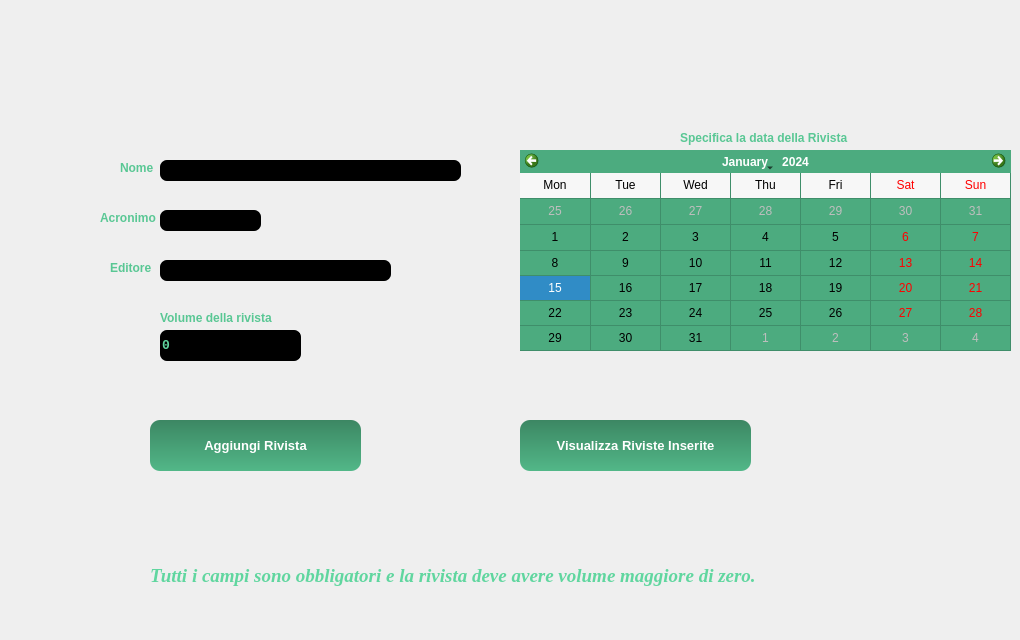
    <widget class="QWidget" name="paginaInsRivista">
     <widget class="QLabel" name="label_32">
      <property name="geometry">
       <rect>
        <x>120</x>
        <y>160</y>
        <width>47</width>
        <height>16</height>
       </rect>
      </property>
      <property name="font">
       <font>
        <family>Tahoma</family>
        <weight>75</weight>
        <bold>true</bold>
       </font>
      </property>
      <property name="styleSheet">
       <string notr="true">color: rgb(89, 199, 148);</string>
      </property>
      <property name="text">
       <string>Nome</string>
      </property>
     </widget>
     <widget class="QLabel" name="label_30">
      <property name="geometry">
       <rect>
        <x>100</x>
        <y>210</y>
        <width>61</width>
        <height>16</height>
       </rect>
      </property>
      <property name="font">
       <font>
        <family>Tahoma</family>
        <weight>75</weight>
        <bold>true</bold>
       </font>
      </property>
      <property name="styleSheet">
       <string notr="true">color: rgb(89, 199, 148);</string>
      </property>
      <property name="text">
       <string>Acronimo</string>
      </property>
     </widget>
     <widget class="QLineEdit" name="campoEditore">
      <property name="geometry">
       <rect>
        <x>160</x>
        <y>260</y>
        <width>231</width>
        <height>21</height>
       </rect>
      </property>
      <property name="font">
       <font>
        <family>Tahoma</family>
        <weight>75</weight>
        <bold>true</bold>
       </font>
      </property>
      <property name="styleSheet">
       <string notr="true">
	color: rgb(96, 214, 159);
	border-radius: 7px;
	background-color: rgb(0, 0, 0);
	color: rgb(103, 231, 171);

</string>
      </property>
     </widget>
     <widget class="QLabel" name="label_31">
      <property name="geometry">
       <rect>
        <x>110</x>
        <y>260</y>
        <width>41</width>
        <height>16</height>
       </rect>
      </property>
      <property name="font">
       <font>
        <family>Tahoma</family>
        <weight>75</weight>
        <bold>true</bold>
       </font>
      </property>
      <property name="styleSheet">
       <string notr="true">color: rgb(89, 199, 148);</string>
      </property>
      <property name="text">
       <string>Editore</string>
      </property>
     </widget>
     <widget class="QLineEdit" name="campoNomeRivista">
      <property name="geometry">
       <rect>
        <x>160</x>
        <y>160</y>
        <width>301</width>
        <height>21</height>
       </rect>
      </property>
      <property name="font">
       <font>
        <family>Tahoma</family>
        <weight>75</weight>
        <bold>true</bold>
       </font>
      </property>
      <property name="styleSheet">
       <string notr="true">
	color: rgb(96, 214, 159);
	border-radius: 7px;
	background-color: rgb(0, 0, 0);
	color: rgb(103, 231, 171);

</string>
      </property>
     </widget>
     <widget class="QLineEdit" name="campoAcronimoRivista">
      <property name="geometry">
       <rect>
        <x>160</x>
        <y>210</y>
        <width>101</width>
        <height>21</height>
       </rect>
      </property>
      <property name="font">
       <font>
        <family>Tahoma</family>
        <weight>75</weight>
        <bold>true</bold>
       </font>
      </property>
      <property name="styleSheet">
       <string notr="true">
	color: rgb(96, 214, 159);
	border-radius: 7px;
	background-color: rgb(0, 0, 0);
	color: rgb(103, 231, 171);

</string>
      </property>
     </widget>
     <widget class="QSpinBox" name="spinBoxVolume">
      <property name="geometry">
       <rect>
        <x>160</x>
        <y>330</y>
        <width>141</width>
        <height>31</height>
       </rect>
      </property>
      <property name="font">
       <font>
        <family>Consolas</family>
        <pointsize>10</pointsize>
        <weight>75</weight>
        <bold>true</bold>
       </font>
      </property>
      <property name="styleSheet">
       <string notr="true">background-color: rgb(0, 0, 0);
color: rgb(96, 214, 159);
border-radius: 7px;
</string>
      </property>
     </widget>
     <widget class="QLabel" name="label_33">
      <property name="geometry">
       <rect>
        <x>160</x>
        <y>310</y>
        <width>121</width>
        <height>16</height>
       </rect>
      </property>
      <property name="font">
       <font>
        <family>Tahoma</family>
        <weight>75</weight>
        <bold>true</bold>
       </font>
      </property>
      <property name="styleSheet">
       <string notr="true">color: rgb(89, 199, 148);</string>
      </property>
      <property name="text">
       <string>Volume della rivista</string>
      </property>
     </widget>
     <widget class="QPushButton" name="bottoneAggiungiRivista">
      <property name="geometry">
       <rect>
        <x>150</x>
        <y>420</y>
        <width>211</width>
        <height>51</height>
       </rect>
      </property>
      <property name="font">
       <font>
        <family>Tahoma</family>
        <pointsize>10</pointsize>
        <weight>75</weight>
        <bold>true</bold>
       </font>
      </property>
      <property name="styleSheet">
       <string notr="true">QPushButton{
	background-color: qlineargradient(spread:pad, x1:1, y1:0, x2:1, y2:1, stop:0 rgba(60, 135, 99, 255), stop:1 rgba(82, 183, 136, 255));
	color: rgb(255, 255, 255);
	border-radius: 10px;
}

QPushButton:hover{
	background-color: rgb(60, 134, 99);
}
QPushButton:pressed {
	background-color: rgb(43, 97, 72);
}
</string>
      </property>
      <property name="text">
       <string>Aggiungi Rivista</string>
      </property>
     </widget>
     <widget class="QPushButton" name="bottoneVisualizzaRiviste">
      <property name="geometry">
       <rect>
        <x>520</x>
        <y>420</y>
        <width>231</width>
        <height>51</height>
       </rect>
      </property>
      <property name="font">
       <font>
        <family>Tahoma</family>
        <pointsize>10</pointsize>
        <weight>75</weight>
        <bold>true</bold>
       </font>
      </property>
      <property name="styleSheet">
       <string notr="true">QPushButton{
	background-color: qlineargradient(spread:pad, x1:1, y1:0, x2:1, y2:1, stop:0 rgba(60, 135, 99, 255), stop:1 rgba(82, 183, 136, 255));
	color: rgb(255, 255, 255);
	border-radius: 10px;
}

QPushButton:hover{
	background-color: rgb(60, 134, 99);
}
QPushButton:pressed {
	background-color: rgb(43, 97, 72);
}
</string>
      </property>
      <property name="text">
       <string>Visualizza Riviste Inserite</string>
      </property>
     </widget>
     <widget class="QLabel" name="label_27">
      <property name="geometry">
       <rect>
        <x>680</x>
        <y>130</y>
        <width>181</width>
        <height>16</height>
       </rect>
      </property>
      <property name="font">
       <font>
        <family>Tahoma</family>
        <weight>75</weight>
        <bold>true</bold>
       </font>
      </property>
      <property name="styleSheet">
       <string notr="true">color: rgb(89, 199, 148);</string>
      </property>
      <property name="text">
       <string>Specifica la data della Rivista</string>
      </property>
     </widget>
     <widget class="QCalendarWidget" name="calendarWidgetRivista">
      <property name="geometry">
       <rect>
        <x>520</x>
        <y>150</y>
        <width>491</width>
        <height>201</height>
       </rect>
      </property>
      <property name="font">
       <font>
        <weight>50</weight>
        <bold>false</bold>
       </font>
      </property>
      <property name="styleSheet">
       <string notr="true">background-color: rgb(76, 171, 127);</string>
      </property>
      <property name="maximumDate">
       <date>
        <year>2200</year>
        <month>12</month>
        <day>31</day>
       </date>
      </property>
      <property name="gridVisible">
       <bool>true</bool>
      </property>
      <property name="verticalHeaderFormat">
       <enum>QCalendarWidget::NoVerticalHeader</enum>
      </property>
     </widget>
     <widget class="QLabel" name="label_51">
      <property name="geometry">
       <rect>
        <x>150</x>
        <y>520</y>
        <width>681</width>
        <height>111</height>
       </rect>
      </property>
      <property name="font">
       <font>
        <family>Times New Roman</family>
        <pointsize>14</pointsize>
        <weight>75</weight>
        <italic>true</italic>
        <bold>true</bold>
       </font>
      </property>
      <property name="styleSheet">
       <string notr="true">color: rgb(96, 214, 159);
</string>
      </property>
      <property name="text">
       <string>Tutti i campi sono obbligatori e la rivista deve avere volume maggiore di zero.</string>
      </property>
      <property name="wordWrap">
       <bool>true</bool>
      </property>
     </widget>
    </widget>
